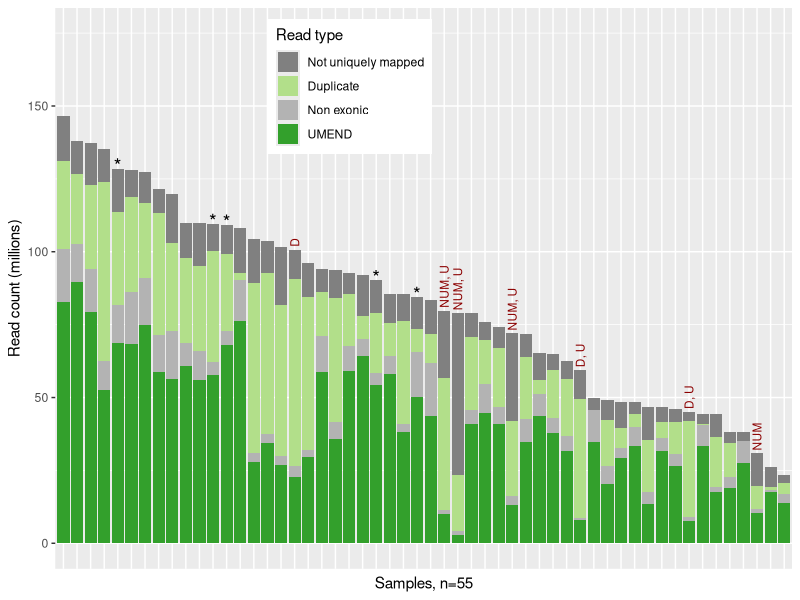
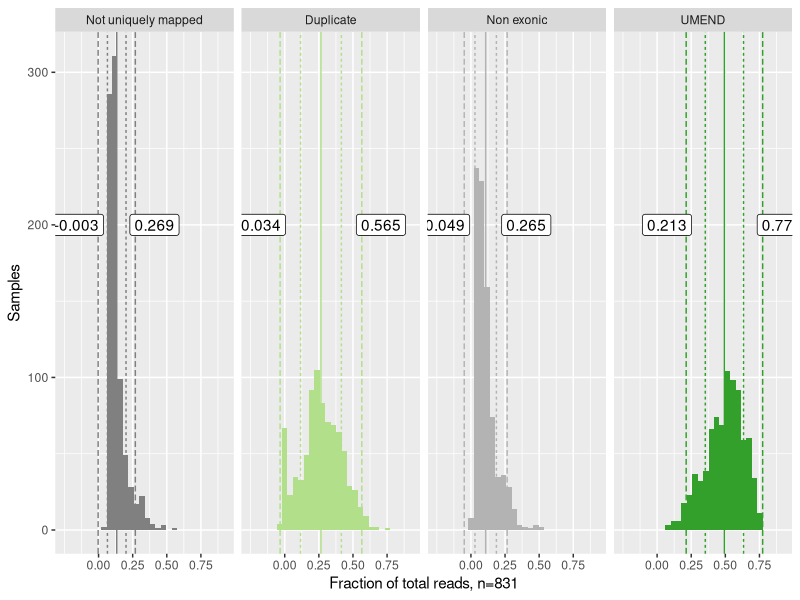
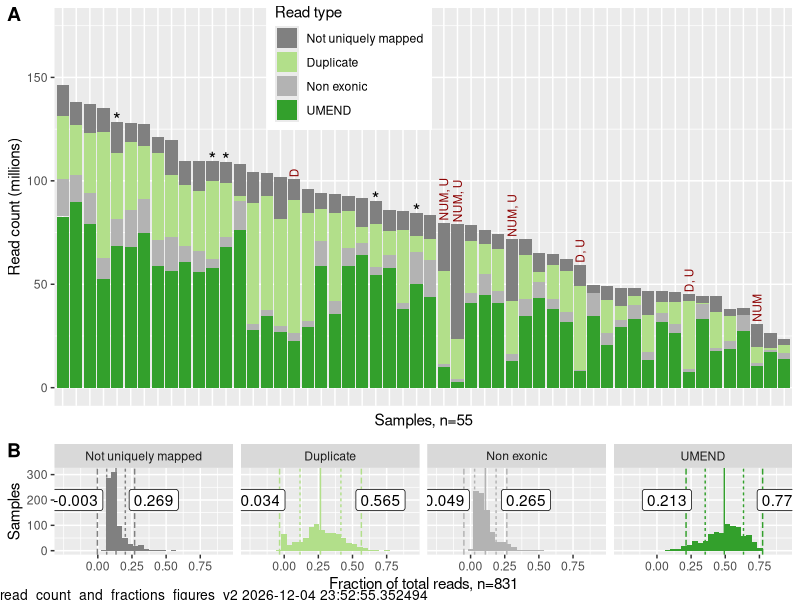
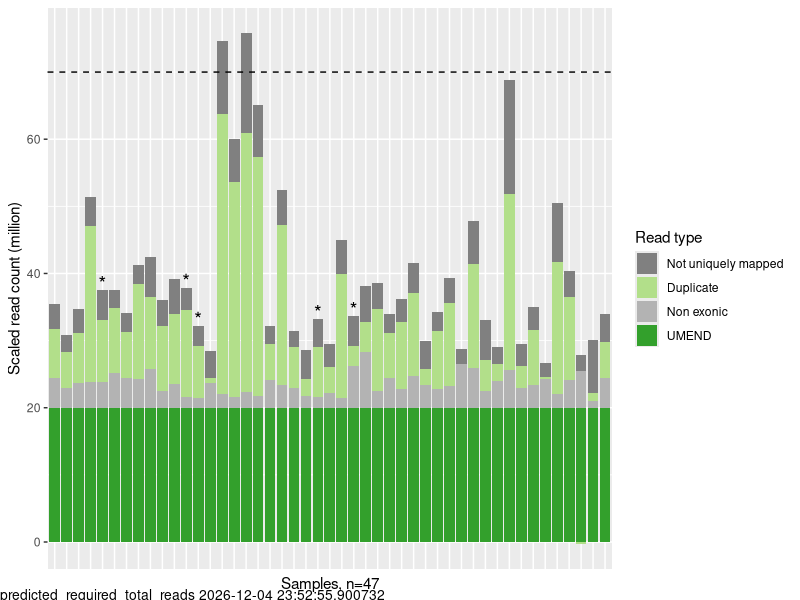
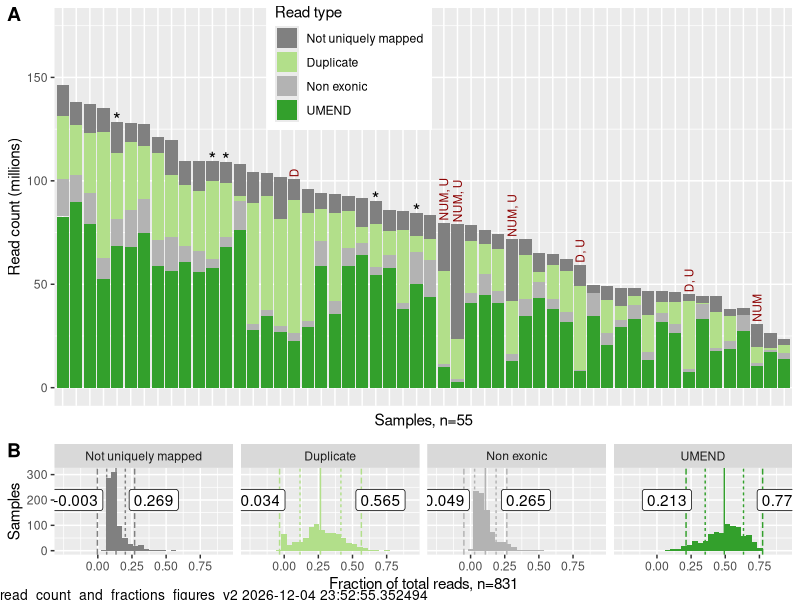
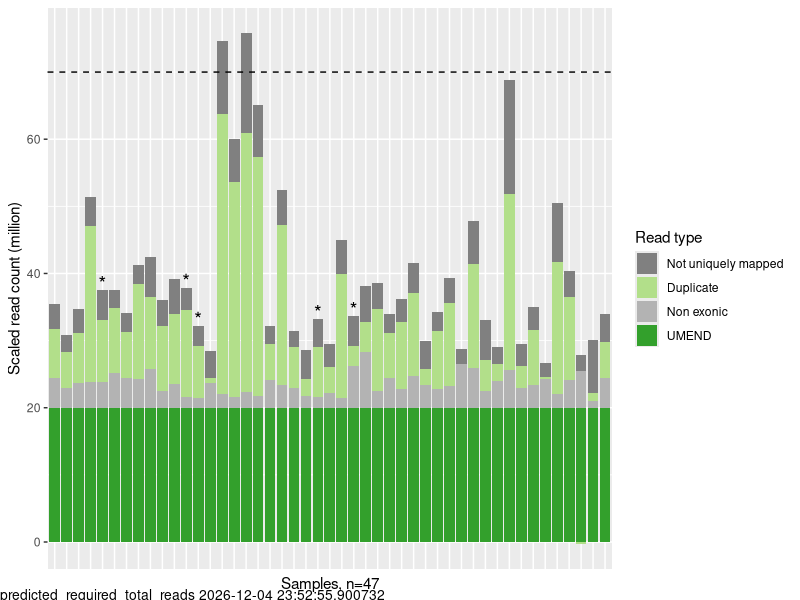

Generate these figures, in order, with R:
## ---- chunk 1

knitr::opts_chunk$set(echo = TRUE)
# knitr::opts_knit$set(root.dir = "~/Documents/Dropbox/ucsc/projects/gitCode/drafts_of_umend_qc_publication/")

library(readr)
library(tidyr)
library(dplyr)
library(ggplot2)
library(gridGraphics)
library(RColorBrewer)
library(viridis)
library(ggrepel)
library(cowplot)

## ---- chunk 2

n_samples_to_plot <- 50

library(RColorBrewer)

source_palette <- brewer.pal(12, "Paired")
cb_dark_green <- source_palette[4]
cb_light_green <- source_palette[3]



raw_names_for_read_types <-  c("not_uniquely_mapped", "duplicate_reads", "non_exonic_reads", "UMEND")
intermediate_names_for_read_types = c("Not uniquely mapped", "Duplicate reads", "Non exonic reads", "UMEND")
better_names_for_read_types <- c("Not uniquely mapped", "Duplicate", "Non exonic", "UMEND")


category_colors <- c(grey(0.5), cb_light_green, grey(0.7), cb_dark_green) 
names(category_colors) <- intermediate_names_for_read_types

## ---- chunk 3

allCountsRaw <- read_tsv(file.path( "../data/raw_read_survey_results_2019_03_28.txt"), 
                         col_names = c("sample_id", "count_type", "read_count")) %>%
  spread(count_type, read_count) 

parent_sample_data <- read_tsv("../data/parent_sample_data_source.tsv") %>% rename(pub_ID = publication_id)

## ---- chunk 4

complete_counts_raw <- na.omit(allCountsRaw) %>%
  filter(!grepl("TH06", sample_id)) # exclude placeholder QC values from TH06 (we don't have real QC values for these samples)




# consider excluding samples in which duplicates may have been removed
# dplyr::filter(!grepl("THR08", sample_id )) # i think duplicates may have been removed from these samples
# nrow (filter(allCountsRaw, grepl("THR08", sample_id )))


# effect of excluding NA, which are usually samples without four measurements
nrow(na.omit(allCountsRaw))
nrow((allCountsRaw))


## ---- chunk 5

read_counts <- complete_counts_raw %>%
  rename(UM = Uniquely_mapped_read_count,
         UMND = Uniquely_mapped_non_duplicate_read_count)

## ---- chunk 6

orderByTotalReads <- read_counts %>% arrange(desc(total_sequences)) %>%	.$sample_id
read_counts_with_slices <- read_counts %>% 
  arrange(desc(total_sequences)) %>% 
  mutate(pct_UMEND = UMEND / total_sequences,
         Percent_duplicates = 1 - (UMND / UM), 
         not_uniquely_mapped = total_sequences - UM,
         duplicate_reads = UM - UMND,
         non_exonic_reads = UMND - UMEND,
         sum_slices = UMEND + non_exonic_reads + duplicate_reads + not_uniquely_mapped)

## ---- chunk 7

plotInfo <- read_counts_with_slices %>% 
			select(sample_id,
			       not_uniquely_mapped,
			       duplicate_reads,
			       non_exonic_reads,
			       UMEND,
			       Percent_duplicates,
			       pct_UMEND,
			       total_sequences) %>%
			gather(read_type, read_count, not_uniquely_mapped, duplicate_reads, non_exonic_reads, UMEND) %>%
			mutate(read_type = intermediate_names_for_read_types[match(read_type, raw_names_for_read_types)],
			       read_type = factor(read_type,
			                          levels = intermediate_names_for_read_types),
			       sample_id = factor(sample_id, levels = orderByTotalReads),
			       read_countM = read_count / 1e6,
			       percent_of_total = read_count / total_sequences)

## ---- chunk 8
                 
# smaller dataset to show individual samples
read_counts_from_reasonably_sized_samples <- read_counts %>%
  filter(total_sequences < 150E6) # the most relevant set, and limiting makes plots intelligible


selected_parent_samples <- tibble(THid = parent_sample_data$`Treehouse ID`)

# selected_parent_samples$plot_id = paste0("S", 1:nrow(selected_parent_samples))
selected_parent_samples$plot_id = "*"

n_random_samples_needed <- nrow(read_counts_from_reasonably_sized_samples) - nrow(selected_parent_samples)
set.seed(2)
random_samples <- read_counts_from_reasonably_sized_samples[sample(1:n_random_samples_needed,n_samples_to_plot),]$sample_id
samples_for_small_dataset <- c(selected_parent_samples$THid, random_samples)
# special_designation=c("other", "From_Fig1")
# special_designation <- c("", "*")
small_plot_data <- subset(plotInfo, sample_id %in% samples_for_small_dataset) %>%
  mutate(highlight_text = selected_parent_samples$plot_id[match(sample_id, selected_parent_samples$THid)])
# small_plot_data$highlight_text = factor(special_designation[1 + small_plot_data$sample_id %in% example_samples_to_force_into_small_dataset],
#                                        levels = rev(special_designation))
selected_small_plot_data <- plotInfo %>%
  dplyr::filter(sample_id %in% selected_parent_samples$THid)

## ---- chunk 9

read_type_mean_and_sd_20U <- plotInfo %>% 
  group_by(sample_id) %>%
  dplyr::filter(read_countM[read_type == "UMEND"] > 20) %>% 
  group_by(read_type) %>% 
  summarize(mean_pct_of_total = mean(percent_of_total), 
            one_sd = sd(percent_of_total),
            mean_minus_one_sd = mean_pct_of_total - one_sd,
            mean_plus_one_sd = mean_pct_of_total + one_sd,
            mean_minus_two_sd = mean_pct_of_total - one_sd * 2,
            mean_plus_two_sd = mean_pct_of_total + one_sd * 2) %>% 
  gather(stat, value, -one_sd, -read_type) %>%
  mutate(stat2 = gsub("^.*two_sd", "two_sd", gsub("^.*one_sd", "one_sd", stat)))

read_types_with_a_lower_bound <- c("UMEND", "Duplicate reads")

read_type_pct_thresholds_raw <- read_type_mean_and_sd_20U %>% 
  dplyr::filter(grepl("two_sd", stat)) %>%
  mutate(value2 = ifelse(grepl("minus_two_sd", stat),
                         ifelse(read_type %in% read_types_with_a_lower_bound,
                                value,
                                0),
                         value))
# 
# read_type_pct_thresholds <- read_type_pct_thresholds_raw %>% 
#  select(read_type, stat, value2) %>%
#   spread(stat, value2) %>%
#   rename(min_pct = mean_minus_two_sd, max_pct = mean_plus_two_sd)

read_type_pct_thresholds <- read_type_pct_thresholds_raw %>% 
 select(read_type, stat, value) %>%
  spread(stat, value) %>%
  rename(min_pct = mean_minus_two_sd, max_pct = mean_plus_two_sd)



## ---- chunk 10

plot_info_with_limits <- left_join(plotInfo, read_type_pct_thresholds, by = "read_type") %>%
  mutate(within_limits = ifelse(percent_of_total > min_pct,
                                ifelse(percent_of_total<max_pct,
                                       "within_limits",
                                       "above_limit"),
                                "below_limit"))

samples_within_read_type_limits <- plot_info_with_limits %>% 
  group_by(sample_id) %>%
  filter(sum(grepl("within_limits", within_limits)) == 4) %>%
  pull(sample_id) %>% unique


length(unique(plot_info_with_limits$sample_id))
length(samples_within_read_type_limits)

length(samples_within_read_type_limits)/length(unique(plot_info_with_limits$sample_id))
## ---- chunk 11

small_plot_data$not_WNL <- small_plot_data$sample_id  %in% samples_within_read_type_limits

threshold_codes=c("NUM"="Not uniquely mapped", "D"="Duplicate reads", "NE" = "Non exonic reads", "U" = "UMEND")

threshold_failure_notes <- subset(plot_info_with_limits, sample_id  %in% subset(small_plot_data, ! not_WNL)$sample_id) %>% 
  filter(within_limits != "within_limits") %>%
  mutate(threshold_code = names(threshold_codes)[match(read_type, threshold_codes)]) %>%
  group_by(sample_id, total_sequences) %>%
  summarize(failed_thresholds = paste(threshold_code, collapse=", "))

# to review visually
subset(plot_info_with_limits, sample_id  %in% subset(small_plot_data, ! not_WNL)$sample_id) %>% 
  filter(within_limits != "within_limits") %>%
  select(sample_id, read_type, within_limits) %>%
  spread(read_type, within_limits) 

# of the samples i've looked at, a below threshold UMEND value is always accompanied by a value that exceeds the threshold in another category


## ---- chunk 12

# includes all samples

min_UMEND = 20 * 1e6

adjusted_read_counts <- plotInfo %>% 
  group_by(sample_id) %>% 
  mutate(adjustment_factor = 1 / (read_count[read_type == "UMEND"]/min_UMEND),
         adjust_read_count = adjustment_factor * read_count,
         total_adjusted_read_count = sum(adjust_read_count))

## ---- chunk 13

# includes only samples within the reference ranges

proposed_thresholds = c(1,seq(4,48, by = 4))
percentiles_to_query = 0.95 # c(50, 75, 95, 100)/100

#library(purrr)

# remove failed samples
plot_info_within_limits <- plotInfo %>%
  filter(sample_id %in% samples_within_read_type_limits)

proposed_threshold=1
percentile_to_query=0.95

rescale_and_get_percentile <- function(proposed_threshold, percentile_to_query) {
  plot_info_within_limits %>% 
    filter(read_type == "UMEND") %>%
    mutate(adjustment_factor = 1 / (read_count / (proposed_threshold * 1e6)),
           adjusted_total = adjustment_factor * total_sequences) %>%
    pull(adjusted_total) %>%
    quantile(percentile_to_query)
}

predictions <- NULL
for (proposed_threshold in proposed_thresholds) {
  for (percentile_to_query in percentiles_to_query){
    predictions <- bind_rows(predictions,
                             tibble(proposed_threshold,
                                    percentile_to_query,
                                    predicted_total_reads = rescale_and_get_percentile(proposed_threshold,
                                                                                       percentile_to_query)))
  }
}


write_tsv(predictions %>% filter(percentile_to_query==0.95),
          "../data/predicted_required_total_reads_within_limits.tsv")



## ---- chunk 14
plot_title <- "Total number of reads in a sample does not predict the number of UMEND reads"
figure_name <- "read_count_and_fractions_figures_v2"


# note negative values in small_plot_data$read_countM, e.g. -0.4817530
p1 <- ggplot(small_plot_data) +
  geom_bar(data = small_plot_data,
           aes(x = sample_id,
               y = read_countM,
               fill = read_type),
           size = 1,
           stat = "identity") +
  scale_fill_manual("Read type", values = category_colors, labels=better_names_for_read_types) +
  scale_color_grey(end = 0.6) +
  # facet_grid(.~highlight_sample, scales="free_x", space="free") + 
  xlab(paste0("Samples, n=", length(samples_for_small_dataset))) +
  ylab("Read count (millions)") +
  ylim(0, 175) +
  geom_text(data=subset(small_plot_data, read_type == "UMEND"),
                               aes(x = sample_id,
                y = 1 + total_sequences / 1e6,
                label = highlight_text),
            color = "black",
            size = 5) +
  geom_text(data=threshold_failure_notes,
            aes(x = sample_id,
                y = 1 + total_sequences / 1e6,
                label = failed_thresholds),
            angle=90, hjust=0,
            color = "darkred",
            size=3) +
  # labs(caption= paste(figure_name, Sys.time())) + 
    theme(axis.ticks.x = element_blank(), 
          axis.text.x = element_blank(),
           legend.position = c(.4,.86)
        #   plot.caption = element_text(hjust = -1)
    ) 
  #geom_text(data=selected_small_plot_data, aes(x=sample_id, y=total_sequences), label="*")

p1


## ---- chunk 15

plotInfo_20U <- plotInfo %>% 
  group_by(sample_id) %>%
  dplyr::filter(read_countM[read_type == "UMEND"] > 20)

read_type_names <- better_names_for_read_types
names(read_type_names)= names(category_colors)

read_type_labeller <- function(variable,value){
  return(read_type_names[value])
}


p20 <-  ggplot(plotInfo_20U) + 
  geom_histogram(aes(x = percent_of_total, fill = read_type)) + 
  geom_vline(data = read_type_mean_and_sd_20U, 
             aes(xintercept = value,
                 color = read_type,
                 linetype = stat2)) +
  scale_fill_manual(values = category_colors) +
  scale_color_manual(values = category_colors) +
  facet_wrap(~read_type, nrow=1, labeller=read_type_labeller) 

p20b <- p20 + 
  theme(legend.position = "none") +
  ylab("Samples") + 
  xlab(paste0("Fraction of total reads, n=", length(unique(plotInfo_20U$sample_id)))) 

padding_from_line <- -0.04

read_type_pct_thresholds_for_fig2 <- read_type_pct_thresholds %>%
  gather(threshold, value, -read_type) %>%
  mutate(
    x = ifelse(threshold=="max_pct", value + padding_from_line, value - padding_from_line),
#    y = ifelse(read_type %in% c("Duplicate reads", "UMEND"), 200, 50),
    y = 200,
    hjust = ifelse(threshold=="max_pct", "left", "right"),
    label = ifelse(threshold=="max_pct", 
                   paste0("mean\n+ 2sd\n", round(value, 3)),
                   paste0("mean\n- 2sd\n", round(value, 3))
                   )
    )

p20c <- 
  p20b + 
  geom_label(data = read_type_pct_thresholds_for_fig2, 
            aes(x = x, y = y, label = round(value, 3), hjust = hjust)
  ) + 
  scale_x_continuous(breaks = seq(0, 1, by=0.25)) +
  expand_limits(x = c(-0.25, 0.9))

p20c
## ---- chunk 16

#p12 <- plot_grid(p1, p20c, labels = c("A", "B"), rel_widths = c(2.5, 1.5) , axis = "x", align = "h")

p12 <- plot_grid(p1, p20c, labels = c("A", "B"), rel_heights = c(4, 1.5), nrow=2 , axis = "y", align = "v")


#title <- ggdraw() +
 # draw_label(plot_title, fontface = 'bold')

fig_file_base <- paste(figure_name, Sys.time())

#plot_output <- plot_grid(title, p12, ncol = 1, rel_heights = c(0.1, 1)) + 
plot_output <-   p12 +
  draw_label(fig_file_base,
             x = 0,
             y = 0,
             vjust = 0,
             hjust = 0,
             size = 10) #, fontface = 'bold')

plot_output
# ggsave(paste0("../figures_and_tables/", gsub(" ", "_", gsub(":", "-", fig_file_base)), ".png"), plot_output, height = 5, width = 12.5)
ggsave(paste0("../figures_and_tables/", gsub(" ", "_", gsub(":", "-", fig_file_base)), ".png"), plot_output, height = 7, width = 11)
## ---- chunk 17

number_of_samples_analyzed <-  nrow(complete_counts_raw)


project_ids <- gsub("TARGET-40.*$", "TARGET-40", gsub("_.*", "", complete_counts_raw$sample_id)) 

number_of_projects <- length(unique(project_ids))

print(paste("The total number of samples analyzed was",number_of_samples_analyzed, "from", number_of_projects, "projects"))


number_of_samples_with_more_than_20M_UMEND_reads <- nrow(subset(complete_counts_raw, UMEND> 20E6))
print(paste( number_of_samples_with_more_than_20M_UMEND_reads, "samples have more than 20M UMEND reads"))

number_of_samples_within_reference_ranges <- length(samples_within_read_type_limits)
print(paste(number_of_samples_within_reference_ranges,"samples that had values within the reference range"))

median_num_of_UMEND_reads_in_samples_within_limits <- plot_info_with_limits %>% 
  filter(within_limits == "within_limits",
         read_type == "UMEND") %>%
  pull(read_countM) %>%
  median
  
print(paste("the median number of UMEND reads in these samples was", round(median_num_of_UMEND_reads_in_samples_within_limits, 1), "million"))


# nrow(subset(complete_counts_raw, UMEND> 20E6 & sample_id %in% samples_within_read_type_limits)) # 710
# 
# total_lost_to_10_UMEND_threshold <-  nrow(subset(complete_counts_raw, UMEND< 10E6)) # 710
# 
# pct_lost_to_10_UMEND_threshold <-  total_lost_to_10_UMEND_threshold/number_of_samples_analyzed
# 
# total_lost_to_ref_range <- number_of_samples_analyzed - number_of_samples_within_reference_ranges
# 
# pct_lost_to_ref_range <- total_lost_to_ref_range/number_of_samples_analyzed

## ---- chunk 18

figure_name <- "predicted_required_total_reads"
fig_file_base <- paste(figure_name, Sys.time())

this_plot_data <- subset(adjusted_read_counts,
                   sample_id %in% samples_for_small_dataset &
                   sample_id %in% samples_within_read_type_limits)

this_plot_data_for_labels <- this_plot_data %>%
  filter(sample_id %in% selected_parent_samples$THid,
         read_type == "UMEND") 

p <- ggplot(this_plot_data) + 
  geom_bar(aes(x = sample_id, 
               y = adjust_read_count / 1e6, 
               fill = read_type), size = 1, stat = "identity") +
  geom_hline(yintercept = 70, linetype = "dashed") +
  scale_fill_manual("Read type", values = category_colors, labels=better_names_for_read_types) +
  scale_color_grey(end = 0.6) + 
  xlab("Sample") +
  theme(axis.ticks.x = element_blank(), 
        axis.text.x = element_blank()) +
  ylab("Scaled read count (million)") + 
  xlab(paste0("Samples, n=", length(unique(this_plot_data$sample_id)))) +
  geom_text(data=this_plot_data_for_labels,
                               aes(x = sample_id,
                y = 1 + total_adjusted_read_count / 1e6,
                label = "*"),
            color = "black",
            size = 5) 
###

plot_output <- plot_grid(p) +
  draw_label(paste(figure_name, Sys.time()),
             x = 0, 
             y = 0,             
             vjust = 0, 
             hjust = 0, 
             size = 10) 

plot_output

ggsave(paste0("../figures_and_tables/", gsub(" ", "_", gsub(":", "-", fig_file_base)), ".png"), plot_output, height = 5, width = 8)
## ---- chunk 19


print(paste(number_of_samples_within_reference_ranges,"samples that had values within the reference range"))

adjusted_UMEND_wnl <- 
adjusted_read_counts %>%
filter(sample_id %in% samples_within_read_type_limits,
       read_type == "UMEND"
       ) 


# t5 is the  nsamples in the reference range require fewer than 70M total reads to contain 20M UMEND reads

t5 <- adjusted_UMEND_wnl %>% filter(total_adjusted_read_count < 70E6) %>% nrow
t5/nrow(adjusted_UMEND_wnl)

print(paste("All samples in this figure and", round(100*t5/nrow(adjusted_UMEND_wnl)), "% of the", number_of_samples_within_reference_ranges, "samples in the reference range require fewer than 70M total reads to contain 20M UMEND reads (dashed horizontal line)."))


## ---- chunk 20

read_counts_with_slices %>% 
  mutate(project=gsub("[-_].*$", "", sample_id)) %>%
  group_by(project) %>%
  summarize(
    mean_pct_dupe=mean(Percent_duplicates),
    n=n()
    ) %>%
  arrange((mean_pct_dupe))

read_counts_with_slices %>% 
  filter(UMEND>20E6) %>%
  mutate(project=gsub("[-_].*$", "", sample_id)) %>%
  group_by(project) %>%
  summarize(
    mean_pct_dupe=mean(Percent_duplicates),
    n=n()
    ) %>%
  arrange((mean_pct_dupe))
